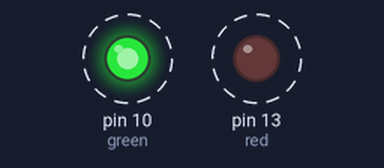
Bench run of a sketch on a simulated Arduino Uno, built with avr-gcc and run on an emulated ATmega328P. Parts: output pins drawn as LEDs (lit = HIGH). Dashed ring = blinking.

Above: at 0.2 s.
Timing chart, 0 to 3.0 s (numbered marks = the images above):
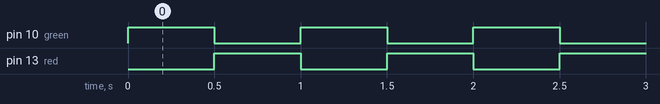

Measured:
- by itself, pin 10 (green), pin 13 (red): alternates HIGH for 0.50 s and LOW for 0.50 s

The sketch:

lab1.2.1.ino
```cpp
/*-------------------------------------------------------------------------------

2.1 Modify the program so that, in correlation with the built-in LED in the
    system, the LEDs alternate their lighting

int red = 9;
int green = 10;

void setup () {
  pinMode(red, OUTPUT);
  pinMode(green, OUTPUT);
}

void loop () {

  .............
}

-------------------------------------------------------------------------------*/

int red = LED_BUILTIN;
int green = 10;

void setup () {
  pinMode(red, OUTPUT);
  pinMode(green, OUTPUT) ;
}

void loop() {
  digitalWrite(green, HIGH);
  digitalWrite(red, LOW);
  delay(500);

  digitalWrite(green, LOW);
  digitalWrite(red, HIGH);
  delay(500);
}
```
